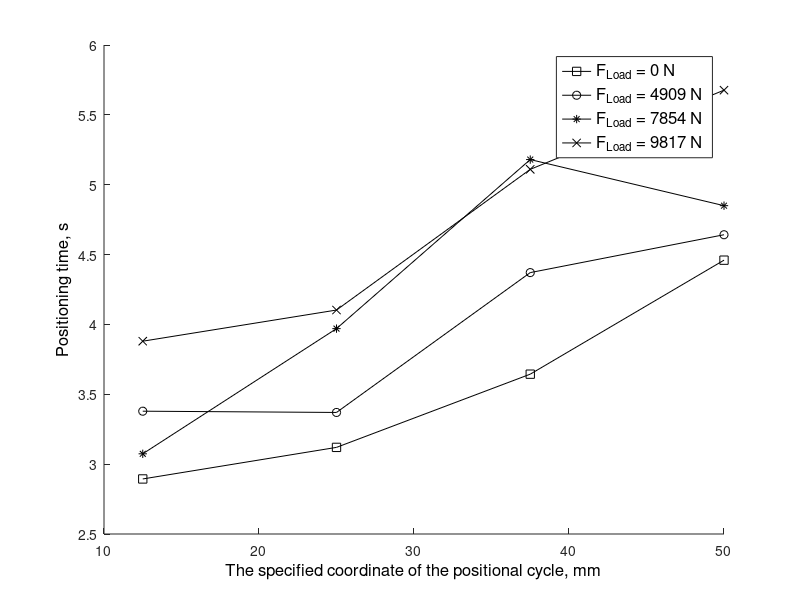

Write the MATLAB code that produced this figure. (Note: this script raises an error after producing the figure.)
clc;
clear all;

dt1_1 = 7.29 - 4.896 +0.5
dt1_2 = 7.57 - 5.45 + 1
dt1_3 = 8.08 - 5.936 + 1.5
dt1_4 = 8.83 - 6.37 + 2

dt2_1 = 7.78 - 4.901 + 0.5
dt2_2 = 7.8 - 5.43 + 1
dt2_3 = 8.46 -5.589 + 1.5
dt2_4 = 9.1 - 6.458 + 2

dt3_1 = 7.53 - 4.956 + 0.5
dt3_2 = 8.37 - 5.4 + 1 
dt3_3 = 9.64 - 5.96 + 1.5
dt3_4 = 9.26 - 6.41 + 2

dt4_1 = 8.31 - 4.93 + 0.5
dt4_2 = 8.5 - 5.397 + 1
dt4_3 = 9.52 - 5.91 + 1.5
dt4_4 = 10.07 - 6.3933 + 2
 

hold on
plot([12.5, 25, 37.5, 50], [dt1_1, dt1_2, dt1_3, dt1_4], '-squarek', 'LineWidth', 0.5);

plot([12.5, 25, 37.5, 50], [dt2_1, dt2_2, dt2_3, dt2_4], '-ok', 'LineWidth', 0.5);

plot([12.5, 25, 37.5, 50], [dt3_1, dt3_2, dt3_3, dt3_4], '-*k', 'LineWidth', 0.5);

plot([12.5, 25, 37.5, 50], [dt4_1, dt4_2, dt4_3, dt4_4], '-xk', 'LineWidth', 0.5);


xlabel('The specified coordinate of the positional cycle, mm', 'FontSize', 12, 'Color','k'); 
ylabel('Positioning time, s', 'FontSize', 12, 'Color','k');
legend('F_L_o_a_d = 0 N', 'F_L_o_a_d = 4909 N', 'F_L_o_a_d = 7854 N', 'F_L_o_a_d = 9817 N', 'FontSize', 12);
ax = gca;
ax.YAxis(1).Color = 'k';

grid on
grid minor

hold off

%exportgraphics(gca,'BW_ENG_NEW/calk_time.jpg','Resolution',300)
set(gcf, 'Color', 'w')
export_fig BW_ENG_NEW/calk_time.png -painters -m3
